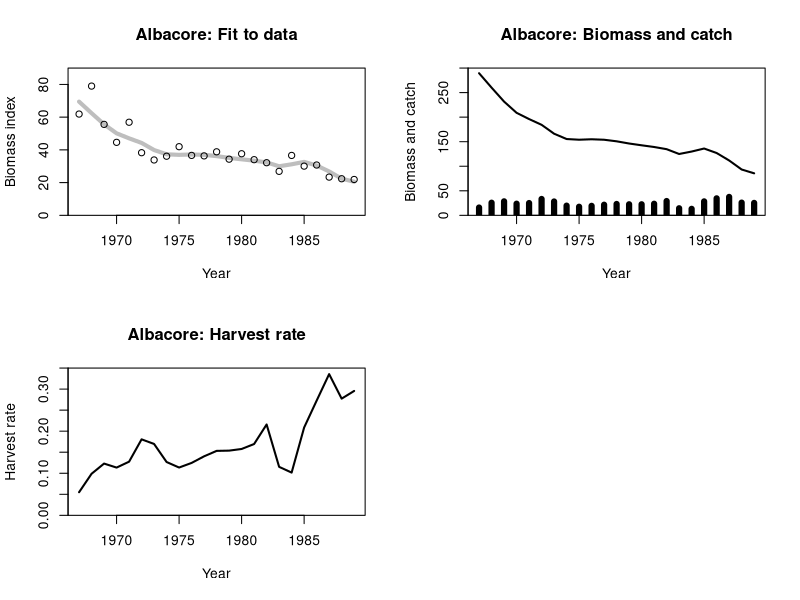
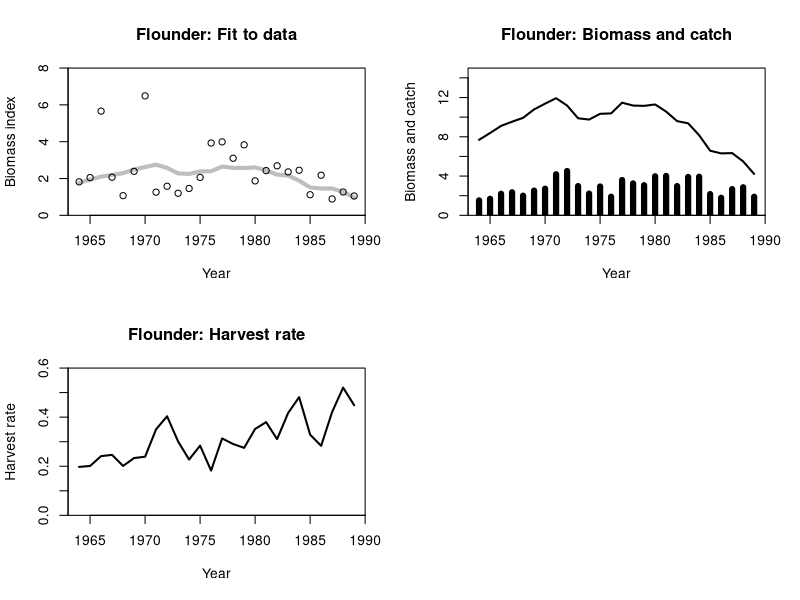

R code for these plots, in order:
Schaefer <- function(par, data, verbose=FALSE)
{
  r <- exp(par[["logr"]])
  K <- exp(par[["logK"]])
  Binit <- exp(par[["logBinit"]])
  q <- exp(par[["logq"]])
  year <- data$Year
  C <- data$Catch
  I <- data$Index
  n <- length(year)
  B <- numeric(n)
  B[1] <- Binit
  for(i in 1:(n-1))
  {
    B[i+1] <- max(B[i] + r*B[i]*(1-B[i]/K) - C[i], 1)
  }
  Ifit <- q * B

  res <- log(I) - log(Ifit)
  RSS <- sum(res^2)

  pars <- c(r=r, K=K, Binit=Binit, q=q)
  refpts <- c(HRmsy=0.5*r, Bmsy=0.5*K, MSY=0.25*r*K)

  if(verbose)
    list(B=B, HR=C/B, Ifit=Ifit, res=res, pars=pars, refpts=refpts, RSS=RSS)
  else
    RSS
}

################################################################################
## South Atlantic albacore

albacore <- read.table("albacore.dat", header=TRUE)
init <- c(logr=log(0.5), logK=log(200), logBinit=log(100), logq=log(0.5))

Schaefer(par=init, albacore)
optim(init, Schaefer, data=albacore)
est <- optim(init, Schaefer, data=albacore)$par
fit <- Schaefer(est, albacore, verbose=TRUE)

par(mfrow=c(2,2))

plot(albacore$Year, fit$Ifit, ylim=c(0,90), yaxs="i", type="l", lwd=4,
     col="gray", xlab="Year", ylab="Biomass index",
     main="Albacore: Fit to data")
points(Index~Year, albacore)

plot(albacore$Year, fit$B, type="l", ylim=c(0,300), yaxs="i", lwd=2,
     xlab="Year", ylab="Biomass and catch", main="Albacore: Biomass and catch")
points(Catch~Year, albacore, type="h", lwd=6)

plot(albacore$Year, fit$HR, ylim=c(0,0.35), yaxs="i", type="l",
     lwd=2, xlab="Year", ylab="Harvest rate", main="Albacore: Harvest rate")

fit$pars
fit$refpts

################################################################################
## Georges Bank winter flounder

flounder <- read.table("flounder.dat", header=TRUE)

K.init <- 8 * mean(flounder$Catch)
B.init <- 0.5 * K.init
q.init <- flounder$Index[1] / B.init
init <- c(logr=log(0.5), logK=log(K.init),
          logBinit=log(B.init), logq=log(q.init))

Schaefer(par=init, flounder)
optim(init, Schaefer, data=flounder)
optim(init, Schaefer, data=flounder, method="Nelder-Mead",
      control=list(maxit=1e5, reltol=1e-10))
nlminb(init, Schaefer, data=flounder, control=list(eval.max=1e4, iter.max=1e4))
est <- nlminb(init, Schaefer, data=flounder,
              control=list(eval.max=1e4, iter.max=1e4))$par
fit <- Schaefer(est, flounder, verbose=TRUE)

par(mfrow=c(2,2))

plot(flounder$Year, fit$Ifit, ylim=c(0,8), yaxs="i", lwd=4, col="gray",
     type="l", xlab="Year", ylab="Biomass index", main="Flounder: Fit to data")
points(Index~Year, flounder)

plot(flounder$Year, fit$B, type="l", ylim=c(0,15), yaxs="i", lwd=2,
     xlab="Year", ylab="Biomass and catch", main="Flounder: Biomass and catch")
points(Catch~Year, flounder, type="h", lwd=6)

plot(flounder$Year, fit$HR, ylim=c(0,0.6), yaxs="i", type="l",
     lwd=2, xlab="Year", ylab="Harvest rate", main="Flounder: Harvest rate")

t(fit$pars)
t(fit$refpts)
